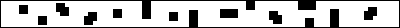
#> input picture qmap/envs/level1.bmp, 400 x 28 px
$ python gridworld_generate_ground_truth.py
#> lines starting #> are read from the running program, lines starting #| are printed output that depends on the picture; after the words box and inside, x2 and y2 are one past the last pixel; in counts of white or black regions, pixels touching at a corner belong together
### qmap/envs/gridworld.py
from gym import Env, spaces
from gym.utils import seeding
import matplotlib.pyplot as plt
import numpy as np
import os


class GridWorld(Env):
    metadata = {'render.modes': ['human', 'rgb_array']}

    def __init__(self, level='level1', scale=1):
        self.level = level
        if not '.' in level: level += '.bmp'
        self.walls = np.logical_not(plt.imread(os.path.join(os.path.dirname(os.path.realpath(__file__)), level)))
        self.height = self.walls.shape[0]
        self.width = 32
        # observations
        self.screen_shape = (self.height, self.width)
        self.padding = self.width // 2 - 1
        self.padded_walls = np.logical_not(np.pad(np.logical_not(self.walls), ((0, 0), (self.padding, self.padding)), 'constant'))
        self.observation_space = spaces.Box(0, 255, (self.height, self.width, 3), dtype=np.float32)
        # coordinates
        self.scale = scale
        self.coords_shape = (self.height // scale, self.width // scale)
        self.available_coords = np.array(np.where(np.logical_not(self.walls))).transpose()
        # actions
        self.action_space = spaces.Discrete(4)
        # miscellaneous
        self.name = 'GridWorld_obs{}x{}x3_qframes{}x{}x4-v0'.format(*self.screen_shape, *self.coords_shape)
        self.viewer = None
        self.seed()

    # [22 lines left out: functions next, random_reset, step, not called in this run]

    def seed(self, seed=None):
        self.np_random, seed = seeding.np_random(seed)
        return [seed]

    # [109 lines left out: functions get_obs, render, ground_truth_distances, generate_ground_truth_qframes, not called in this run]

### qmap/gridworld_generate_ground_truth.py
import argparse
from qmap.envs.gridworld import GridWorld
import numpy as np
import matplotlib.pyplot as plt
import time

parser = argparse.ArgumentParser(formatter_class=argparse.ArgumentDefaultsHelpFormatter)
parser.add_argument('--level', default='level1')
args = parser.parse_args()

np.set_printoptions(precision=3, linewidth=300, edgeitems=100)
plt.ion()
fig, axes = plt.subplots(3, 3, figsize=(8, 8))
for ax in [axes[0, 0], axes[0, 2], axes[2, 0], axes[2, 2]]:
    ax.axis('off')
ac_axes = [axes[0, 1], axes[1, 0], axes[1, 2], axes[2, 1]]
max_ax = axes[1,1]

def ground_truth_distances(env, w):
    walls = env.padded_walls[:,env.padding+w:env.padding+w+env.window_size]
    x = np.full((env.rows, env.window_size+2), np.inf)
    x[env.r, env.c-w+1] = 0

    while True:
        next_x = x.copy()
        next_x[1:-1,1:-1] = np.minimum.reduce([x[1:-1,1:-1], 1+x[0:-2,1:-1], 1+x[2:,1:-1], 1+x[1:-1,0:-2], 1+x[1:-1,2:]])
        next_x[:, 1:-1][walls] = np.inf
        if np.all(next_x == x):
            break
        x = next_x
    x = np.power(0.9, x[:,1:-1])
    return x

env = GridWorld(args.level)
#> in __init__, `self.walls = np.logical_not(plt.imread(os.path.join(os.path.dirname(os..`: self.walls: shape (28, 400) bool; 24% white; 10 white regions, largest, box (x1, y1, x2, y2) and area: (0, 0, 400, 28) 1653, (220, 9, 238, 18) 162, (56, 3, 69, 16) 137
#> in __init__, `self.padded_walls = np.logical_not(np.pad(np.logical_not(self.walls), ..`:
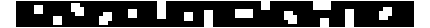
#> self.padded_walls: shape (28, 430) bool; 29.3% white; 10 white regions, largest, box (x1, y1, x2, y2) and area: (0, 0, 430, 28) 2493, (235, 9, 253, 18) 162, (71, 3, 84, 16) 137
#> (the run stopped early here; a loop or call above may not have finished)

$ run again, with qmap/envs/level0.bmp copied over qmap/envs/level1.bmp
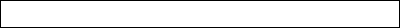
#> input picture qmap/envs/level0.bmp, 400 x 28 px
#> self.walls: shape (28, 400) bool; 7.6% white in thin lines or dots
#> in __init__, `self.padded_walls = np.logical_not(np.pad(np.logical_not(self.walls), ..`:
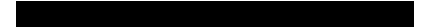
#> self.padded_walls: shape (28, 430) bool; 14.1% white; 1 white region, box (x1, y1, x2, y2) and area: (0, 0, 430, 28) 1692

$ run again, with qmap/envs/level2.bmp copied over qmap/envs/level1.bmp
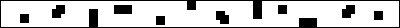
#> input picture qmap/envs/level2.bmp, 400 x 28 px
#> self.walls: shape (28, 400) bool; 20.7% white; 9 white regions, largest, box (x1, y1, x2, y2) and area: (0, 0, 400, 28) 1419, (114, 5, 132, 14) 162, (52, 5, 65, 18) 137
#> in __init__, `self.padded_walls = np.logical_not(np.pad(np.logical_not(self.walls), ..`:
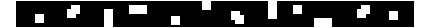
#> self.padded_walls: shape (28, 430) bool; 26.2% white; 9 white regions, largest, box (x1, y1, x2, y2) and area: (0, 0, 430, 28) 2259, (129, 5, 147, 14) 162, (67, 5, 80, 18) 137

$ run again, with qmap/envs/level3.bmp copied over qmap/envs/level1.bmp
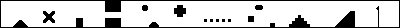
#> input picture qmap/envs/level3.bmp, 400 x 28 px
#> self.walls: shape (28, 400) bool; 18.6% white; 11 white regions (5 under 20 px), largest, box (x1, y1, x2, y2) and area: (0, 0, 400, 28) 1725, (174, 5, 186, 17) 108, (43, 11, 55, 23) 96, (255, 5, 263, 10) 36, (248, 16, 254, 22) 36, (142, 5, 148, 11) 32
#> in __init__, `self.padded_walls = np.logical_not(np.pad(np.logical_not(self.walls), ..`:
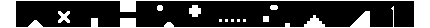
#> self.padded_walls: shape (28, 430) bool; 24.2% white; 11 white regions (5 under 20 px), largest, box (x1, y1, x2, y2) and area: (0, 0, 430, 28) 2565, (189, 5, 201, 17) 108, (58, 11, 70, 23) 96, (270, 5, 278, 10) 36, (263, 16, 269, 22) 36, (157, 5, 163, 11) 32
